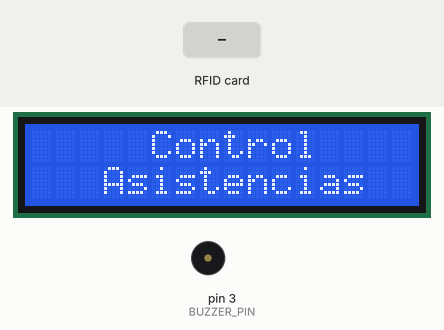
Recording of a sketch running on a simulated Arduino Uno, built with avr-gcc and run on an emulated ATmega328P. Parts: 16×2 character LCD, buzzer (waves = sounding). The test bench sets the inputs (shaded band). What the sketch prints to the serial monitor is not drawn.

Above: at 1.3 s.
1.4 s: RFID card 5E 7A 19 C4 held to the reader
At 2.2 s:
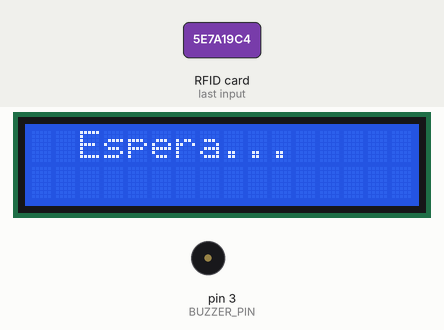
At 6.2 s:
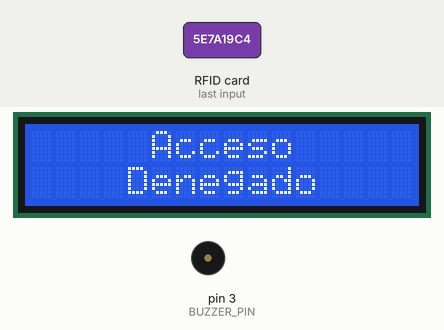
Timing chart, 0 to 7.7 s (numbered marks = the images above; inputs shaded):
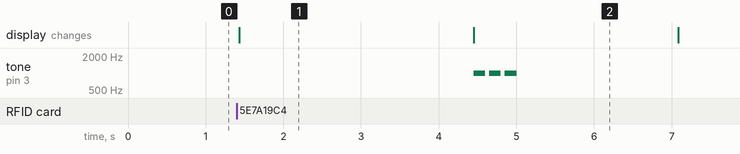

The sketch:

rfid_reader.ino
```cpp
#include <SPI.h>
#include <MFRC522.h>
#include <Wire.h>
#include <LiquidCrystal_I2C.h>

#define SS_PIN 10
#define RST_PIN 9
#define BUZZER_PIN 3

MFRC522 mfrc522(SS_PIN, RST_PIN);
LiquidCrystal_I2C lcd(0x27, 16, 2);

void setup() {
  Serial.begin(9600);
  SPI.begin();
  mfrc522.PCD_Init();
  lcd.init();
  lcd.backlight();
  lcd.clear();
  lcd.setCursor(0, 0);
  lcd.print("     Control   ");
  lcd.setCursor(0, 1);
  lcd.print("   Asistencias  ");
  pinMode(BUZZER_PIN, OUTPUT);
}

void loop() {
  if (mfrc522.PICC_IsNewCardPresent()) {
    if (mfrc522.PICC_ReadCardSerial()) {
      // Lee el UID de la tarjeta
      String rfidCode = "";
      for (byte i = 0; i < mfrc522.uid.size; i++) {
        rfidCode += String(mfrc522.uid.uidByte[i], HEX);
      }
      rfidCode.toUpperCase();
      Serial.println(rfidCode);

      String action = ""; // Acción (Entrada/Salida)
      String nombre = ""; // Nombre de la persona

      unsigned long tiempoEspera = millis();
      bool respuestaRecibida = false;

      lcd.clear();
      lcd.setCursor(0, 0);
      lcd.print("  Espera...  ");

      // Espera hasta recibir respuesta o hasta que pase el tiempo de espera
      while (millis() - tiempoEspera < 3000) {
        if (Serial.available()) {
          // Lee la acción (Entrada/Salida) y el nombre
          action = Serial.readStringUntil('\n'); // Lee la acción (Entrada/Salida)
          nombre = Serial.readStringUntil('\n'); // Lee el nombre
          respuestaRecibida = true;
          break;
        }
      }

      lcd.clear();
      if (respuestaRecibida && action.length() > 0 && nombre.length() > 0) {
        action = reemplazarAcentos(action);
        nombre = reemplazarAcentos(nombre);
        sonidoConfirmacion();
        lcd.setCursor(0, 1);
        lcd.print(nombre);
        desplazarTexto(action, 0, 0);
      } else {
        lcd.setCursor(0, 0);
        lcd.print("     Acceso     ");
        lcd.setCursor(0, 1);
        lcd.print("    Denegado    ");
        sonidoError();
      }
      delay(2000);
      lcd.clear();
    }
  }
  lcd.setCursor(0, 0);
  lcd.print("     Control   ");
  lcd.setCursor(0, 1);
  lcd.print("   Asistencias  ");

  mfrc522.PICC_HaltA();
}

// Función para reemplazar acentos y caracteres especiales
String reemplazarAcentos(String texto) {
  texto.replace("á", "a");
  texto.replace("é", "e");
  texto.replace("í", "i");
  texto.replace("ó", "o");
  texto.replace("ú", "u");
  texto.replace("ñ", "n");
  texto.replace("Á", "A");
  texto.replace("É", "E");
  texto.replace("Í", "I");
  texto.replace("Ó", "O");
  texto.replace("Ú", "U");
  texto.replace("Ñ", "N");
  return texto;
}

// Función para desplazar el texto en la pantalla LCD
void desplazarTexto(String texto, int fila, int columna) {
  int textLength = texto.length();
  int screenWidth = 16;
  if (textLength > screenWidth) {
    // Desplazar el texto hacia la izquierda
    for (int i = 0; i < textLength - screenWidth + 1; i++) {
      lcd.setCursor(columna, fila);
      lcd.print(texto.substring(i)); // Mostrar el texto desplazado
      delay(300);
    }
  } else {
    lcd.setCursor(columna, fila);
    lcd.print(texto);
  }
}
void sonidoConfirmacion() {
  tone(BUZZER_PIN, 1500, 200);
  delay(250);
  tone(BUZZER_PIN, 1800, 200);
}

void sonidoError() {
  for (int i = 0; i < 3; i++) {
    tone(BUZZER_PIN, 1000, 150);
    delay(200);
  }
}
```

Measured:
- after the input at 1.4 s, tone on pin 3 (BUZZER_PIN): alternates 1000 Hz for 0.15 s and silent for 0.05 s, 6 changes in all, then stays silent, starting after 3.1 s; the display: changes at once (image 1)
- what the display in image 1 shows lasts 3.1 s, from 1.4 s to 4.5 s
